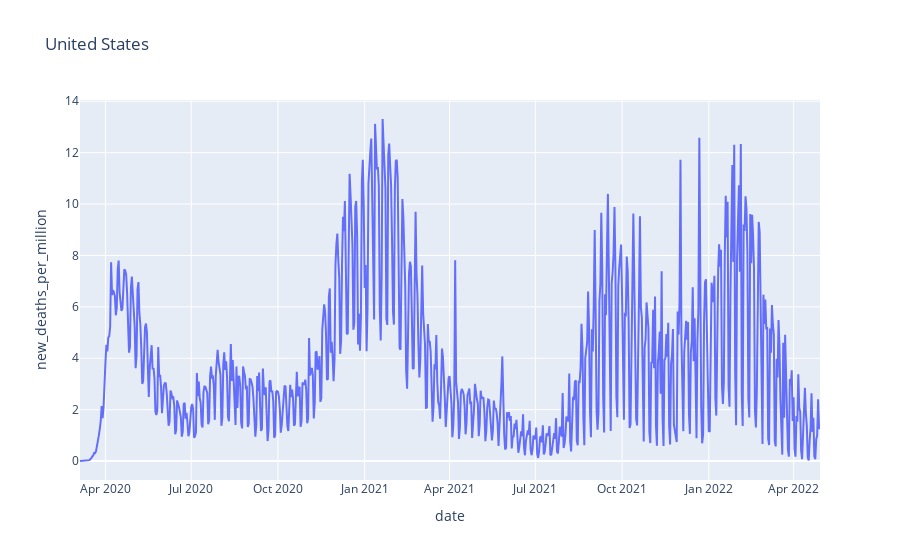
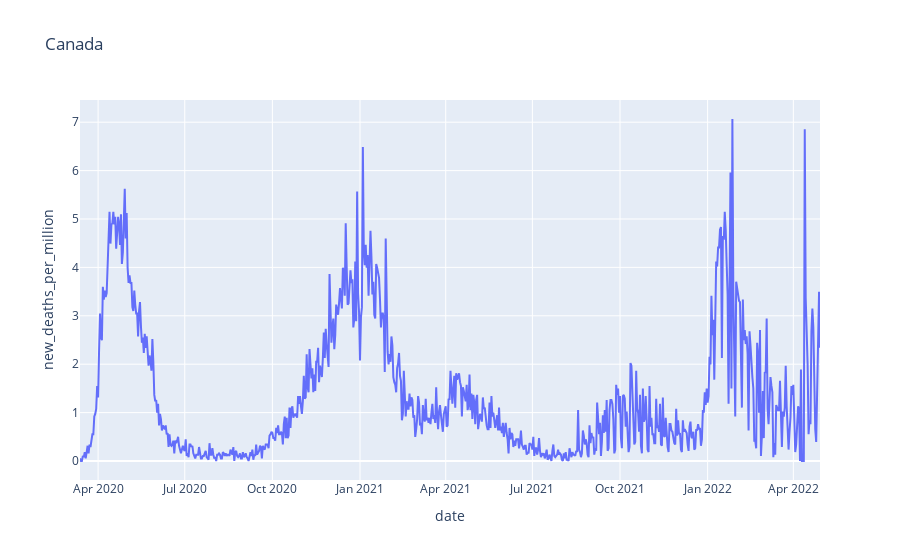
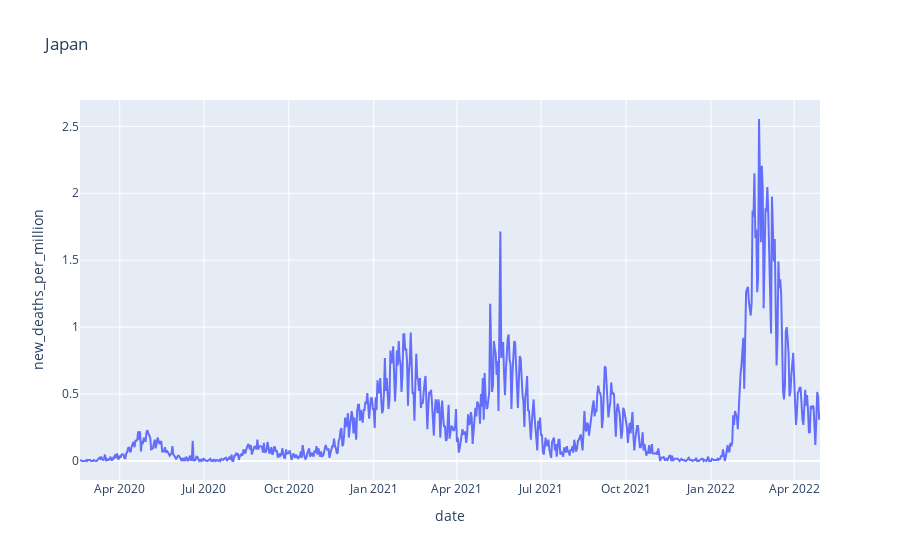
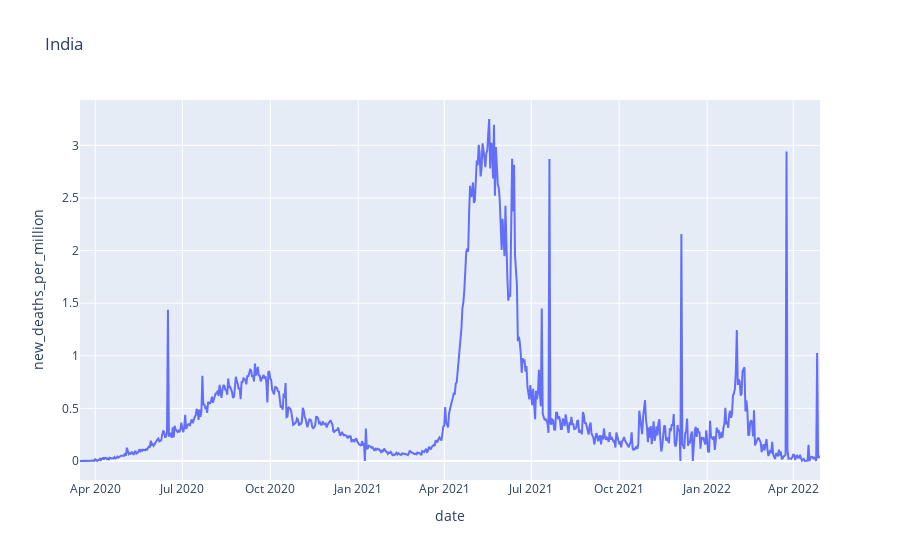

Source (notebook cell) for these figures, in order:
### Markdown cell above
How does Obesity Affect Death rate? (2 countries with high obesity rate Canada and United States and India and Japan  )

### Code cell
plot_covid_data('United States', 'new_deaths_per_million', True, y_max=10)
plot_covid_data('Canada', 'new_deaths_per_million', True, y_max=10)
plot_covid_data('Japan', 'new_deaths_per_million', True, y_max=10)
plot_covid_data('India', 'new_deaths_per_million', True, y_max=10)

### Figure 1 — Plotly figure (JSON) as saved in the notebook; plotly's stock layout.template omitted (floating-point values rounded to 4 significant figures; data arrays with more than 128 entries replaced by an {"elided": "..."} marker saying what was removed)
{"data": [{"hovertemplate": "date=%{x}<br>new_deaths_per_million=%{y}<extra></extra>", "legendgroup": "", "line": {"color": "#636efa", "dash": "solid"}, "marker": {"symbol": "circle"}, "mode": "lines", "name": "", "orientation": "v", "showlegend": false, "type": "scatter", "x": {"elided": "786 str values"}, "xaxis": "x", "y": {"elided": "786 float values"}, "yaxis": "y"}], "layout": {"legend": {"tracegroupgap": 0}, "title": {"text": "United States"}, "xaxis": {"anchor": "y", "domain": [0, 1], "title": {"text": "date"}}, "yaxis": {"anchor": "x", "domain": [0, 1], "title": {"text": "new_deaths_per_million"}}}}

### Figure 2 — Plotly figure (JSON) as saved in the notebook; plotly's stock layout.template omitted (floating-point values rounded to 4 significant figures; data arrays with more than 128 entries replaced by an {"elided": "..."} marker saying what was removed)
{"data": [{"hovertemplate": "date=%{x}<br>new_deaths_per_million=%{y}<extra></extra>", "legendgroup": "", "line": {"color": "#636efa", "dash": "solid"}, "marker": {"symbol": "circle"}, "mode": "lines", "name": "", "orientation": "v", "showlegend": false, "type": "scatter", "x": {"elided": "776 str values"}, "xaxis": "x", "y": {"elided": "776 float values"}, "yaxis": "y"}], "layout": {"legend": {"tracegroupgap": 0}, "title": {"text": "Canada"}, "xaxis": {"anchor": "y", "domain": [0, 1], "title": {"text": "date"}}, "yaxis": {"anchor": "x", "domain": [0, 1], "title": {"text": "new_deaths_per_million"}}}}

### Figure 3 — Plotly figure (JSON) as saved in the notebook; plotly's stock layout.template omitted (floating-point values rounded to 4 significant figures; data arrays with more than 128 entries replaced by an {"elided": "..."} marker saying what was removed)
{"data": [{"hovertemplate": "date=%{x}<br>new_deaths_per_million=%{y}<extra></extra>", "legendgroup": "", "line": {"color": "#636efa", "dash": "solid"}, "marker": {"symbol": "circle"}, "mode": "lines", "name": "", "orientation": "v", "showlegend": false, "type": "scatter", "x": {"elided": "802 str values"}, "xaxis": "x", "y": {"elided": "802 float values"}, "yaxis": "y"}], "layout": {"legend": {"tracegroupgap": 0}, "title": {"text": "Japan"}, "xaxis": {"anchor": "y", "domain": [0, 1], "title": {"text": "date"}}, "yaxis": {"anchor": "x", "domain": [0, 1], "title": {"text": "new_deaths_per_million"}}}}

### Figure 4 — Plotly figure (JSON) as saved in the notebook; plotly's stock layout.template omitted (floating-point values rounded to 4 significant figures; data arrays with more than 128 entries replaced by an {"elided": "..."} marker saying what was removed)
{"data": [{"hovertemplate": "date=%{x}<br>new_deaths_per_million=%{y}<extra></extra>", "legendgroup": "", "line": {"color": "#636efa", "dash": "solid"}, "marker": {"symbol": "circle"}, "mode": "lines", "name": "", "orientation": "v", "showlegend": false, "type": "scatter", "x": {"elided": "773 str values"}, "xaxis": "x", "y": {"elided": "773 float values"}, "yaxis": "y"}], "layout": {"legend": {"tracegroupgap": 0}, "title": {"text": "India"}, "xaxis": {"anchor": "y", "domain": [0, 1], "title": {"text": "date"}}, "yaxis": {"anchor": "x", "domain": [0, 1], "title": {"text": "new_deaths_per_million"}}}}
